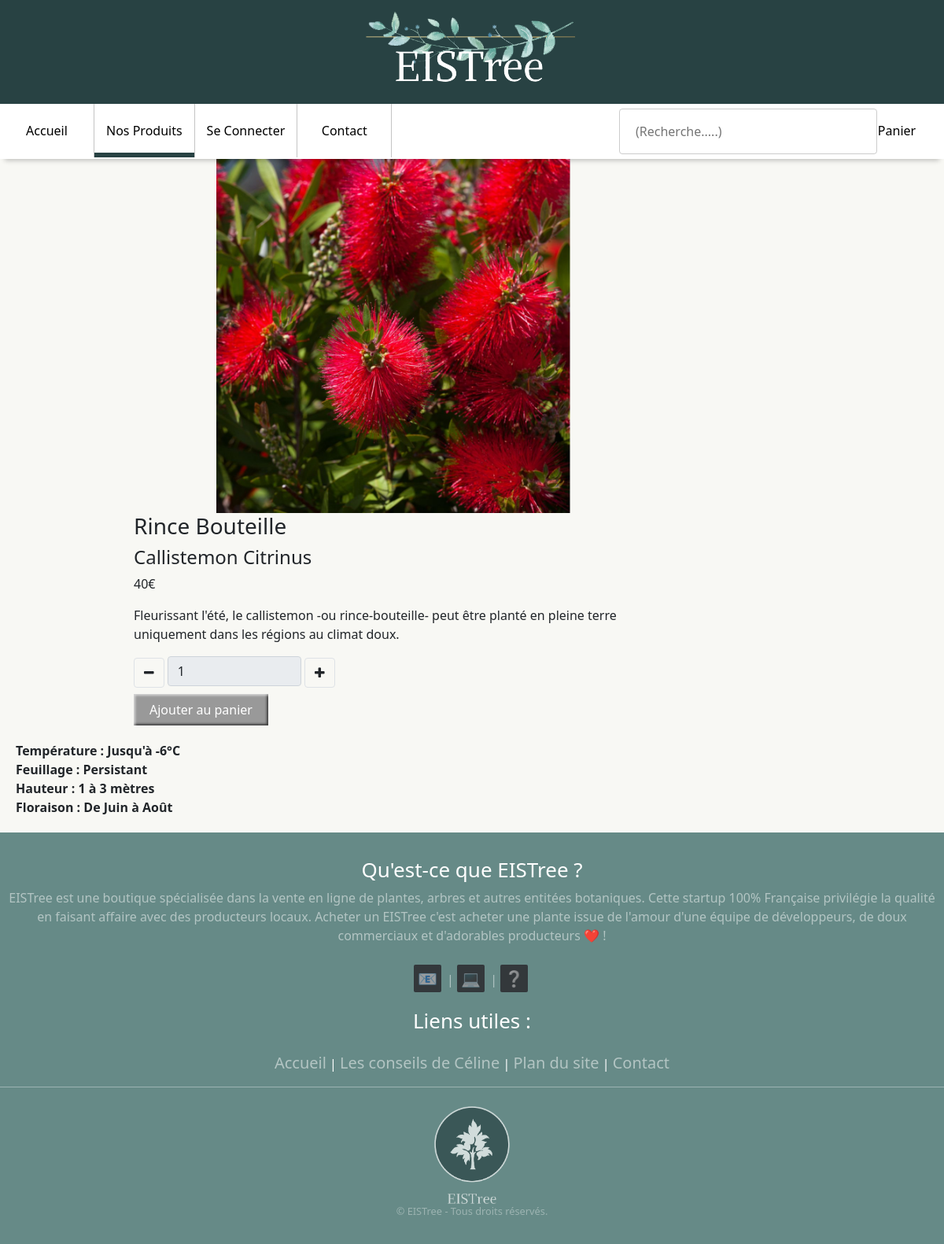
The page /fichesproduits/article.php?id=rincebouteille on the database its author committed.
### tables this page shows
CREATE TABLE IF NOT EXISTS `produits` (
  `id` varchar(50) NOT NULL,
  `nom` text NOT NULL,
  `nomscien` text NOT NULL,
  `img` text NOT NULL,
  `prix` float NOT NULL,
  `description` text,
  `hauteur` text,
  `temp` text,
  `feuillage` text,
  `arrosage` text,
  `floraison` text,
  `luminosite` text,
  `stock` int(11) NOT NULL,
  `categoryid` int(11) NOT NULL,
  KEY `cat_fk` (`categoryid`)
);

### db/productsQuery.php (called while the page is built, shortened)
<?php
function getProductByID($connexion,$productId)
{
    $myKeyword = "%" . $productId . "%";
    $productsSql = "SELECT * from produits where id LIKE :id";
    $dataStmt = $connexion->prepare($productsSql);
    $dataStmt->bindParam(':id', $myKeyword);
    $dataStmt->execute();
    if (!$dataStmt) {
        $_SESSION['errorThrow'] = 'dataBaseError';
        disconnectDB($connexion, array($dataStmt));
    } else {
        $data = $dataStmt->fetch();
        return(empty($data) ? NULL : $data);
    }
}
?>

### fichesproduits/article.php (the view, shortened to what this page needs)
<?php $error = false;
require($_SERVER['DOCUMENT_ROOT'] . '/db/productsQuery.php');
$connexion = connectDB();
if (isset($_GET['id']) && !empty($_GET['id'])) {
    $id = htmlspecialchars($_GET['id']);
    $data = getProductByID($connexion, $id);
} else {
    $addtitle = "Erreur...";
    $_SESSION['errorThrow'] = "missingArguments";
}
include($_SERVER['DOCUMENT_ROOT'] . '/includes/header.php');
include($_SERVER['DOCUMENT_ROOT'] . '/includes/navbar.php');
?>
<div id="page">
    <?php
    if (!empty($data)) { ?>
        <div class="produit">
            <div class="donneesProduit">
                <img class="imageProduit" src="<?php echo $data['img'] ?>" alt="<?php echo $data['nom'] ?>" onmousemove="zoomIn(event, this)" onmouseout="zoomOut()" class="image">
                <div class="description">
                    <form action="/panier/toBasket.php" method="post">
                        <div class="general">
                            <h3 class="nom_commun"><?php echo $data['nom'] ?></h3>
                            <h4 class="nom_scientifique"><?php echo $data['nomscien'] ?></h4>
                            <p class="prix"><?php echo $data['prix'] ?>€</p>
                            <p class="details"><?php echo $data['description'] ?></p>
                        </div>
                        <div class="ajoutpanier">
                            <div class="row-cols-1 pb-2">
                                <span class="input-group-btn noblock">
                                    <button type="button" id="minus" class="btn btn-default btn-number border" data-type="minus" onclick="decrementer(this)">
                                        <span class="fa fa-minus"></span>
                                    </button>
                                </span>
                                <input type="text" name="amount" class="form-control input-number w-25 number d-inline-block" value="<?php echo ($data['stock'] > 0) ? 1 : 0; ?>" readonly>
                                <span class="input-group-btn">
                                    <button type="button" id="plus" class="btn btn-default btn-number border" data-type="plus" onclick="incrementer(this)">
                                        <span class="fa fa-plus"></span>
                                    </button>
                                </span>
                            </div>
                            <?php
                            if ($data['stock'] > 0) { ?>
                                <input class="boutonpanier" type="submit" value="Ajouter au panier">
                            <?php } else { ?>
                                <div class='mt-3 alert alert-warning'>Cet article n'est plus disponible...</div>
                            <?php } ?>
                        </div>
                    </form>
                </div>
            </div>
            <div class="entretienProduit">
                <strong><?php if (!empty($data['temp'])) {
                            echo 'Température : ' . $data['temp'] . " <br>";
                        } ?></strong>
                <strong><?php if (!empty($data['feuillage'])) {
                            echo 'Feuillage : ' . $data['feuillage'] . "<br>";
                        } ?></strong>
                <strong><?php if (!empty($data['hauteur'])) {
                            echo 'Hauteur : ' . $data['hauteur'] . "<br>";
                        } ?></strong>
                <strong><?php if (!empty($data['floraison'])) {
                            echo 'Floraison : ' . $data['floraison'] . "<br>";
                        } ?></strong>
            </div>
        </div>
</div>
<?php
    } else {
        echo "Produit Inconnu.";
    } ?>
<?php
include($_SERVER['DOCUMENT_ROOT'] . '/includes/footer.php');
?>

### index.css (style rules this page uses)
html, body { margin: 0; width: 100%; }
#page { display: flex; flex-direction: row; height: fit-content; flex: 1 0 auto; width: 100%; min-width: 100%; height: 100%; background: #F8F8F4; min-height: calc(100vh - 601px); }
.boutonpanier { border: 0; line-height: 2.5; padding: 0 20px; font-size: 1rem; text-align: center; color: #fff; background-color: #999; box-shadow: inset 2px 2px 3px rgba(255, 255, 255, .6), inset -2px -2px 3px rgba(0, 0, 0, .6); }
.produit { display: flex; flex-direction: column; background-color: #F8F8F4; margin: 50px; }
.description { padding-left: 20px; }
.imageProduit { width: 45%; }
.description { width: 70%; }
.donneesProduit { display: flex; flex-direction: row; order: 0; align-items: center; }
.entretienProduit { padding: 20px 0px 20px 20px; }
@media (max-width: 1258px) { .donneesProduit { flex-direction: column; } }
@media (max-width: 1258px) { .produit { margin: 0; } }

### rows shown on the page
produits: img (picture), nom "Rince Bouteille", nomscien "Callistemon Citrinus", prix "40", description "Fleurissant l'été, le callistemon -ou rince-bouteille- peut être planté en pleine terre uniquement dans les régions au climat doux.", amount "1", temp "Jusqu'à -6°C", feuillage "Persistant", hauteur "1 à 3 mètres", floraison "De Juin à Août"
